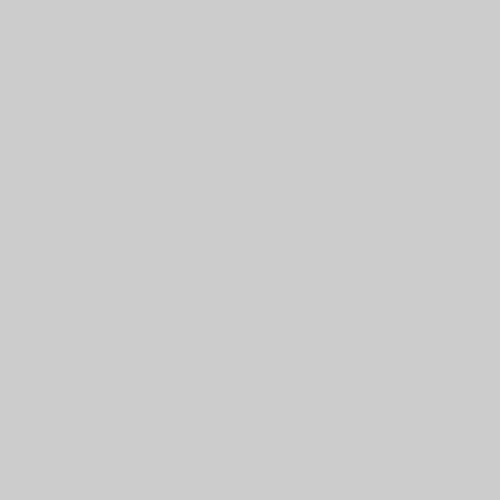
Frame 1 (no input)
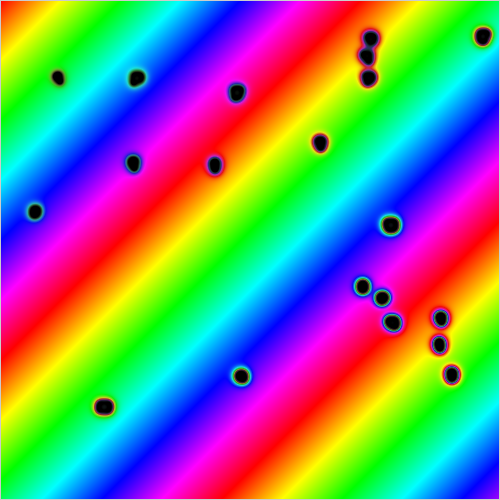
Frame 60 (the mouse pressed at the canvas centre just before this capture)
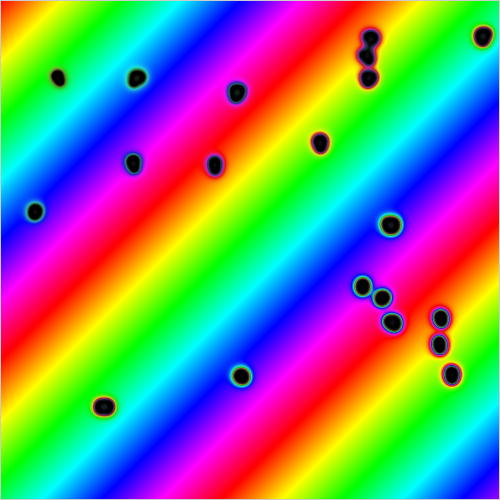
Frame 120 (the mouse held since frame 60 and released just before this capture)

The Processing sketch that drew these frames (run headless with seeded random() and noise(); from frame 60 on, the mouse is pressed at the canvas centre):

// Processing sketch: Reaction_diffusion
// ── Reaction_diffusion.pde
// Author: Daniel Shiffman
// Modified by Daniel Șuteu
// Written entirely based on
// http://www.karlsims.com/rd.html

// Also, could use for reference
// http://hg.postspectacular.com/toxiclibs/src/44d9932dbc9f9c69a170643e2d459f449562b750/src.sim/toxi/sim/grayscott/GrayScott.java?at=default

// Original code: https://github.com/shiffman/Video-Lesson-Materials/blob/master/code_challenges/Reaction-Diffusion/Holo_03_ReactionDiffusion.pde

Cell[][] grid;

void setup() {
  size(500, 500);
  grid = new Cell[width][height];

  for (int i = 0; i < width; i++) {
    for (int j = 0; j < height; j ++) {
      grid[i][j] = new Cell(1, 0);
    }
  }

  for (int n = 0; n < 20; n++) {
    int startx = int(random(20, width-20));
    int starty = int(random(20, height-20));

    for (int i = startx; i < startx+int(random(5, 15)); i++) {
      for (int j = starty; j < starty+int(random(5, 15)); j ++) {
        grid[i][j] = new Cell(1, 1);
      }
    }
  }
}

float dA = 1.0;
float dB = 0.5;
float feed = 0.055;
float k = 0.062;

class Cell {
  float a;
  float b;

  Cell(float x, float y) {
    a = x;
    b = y;
  }
}

color hsv2rgb(float h, float s, float v) {
  float c = v * s;
  float x = c * (1 - abs(((h/60) % 2) - 1));
  float m = v - c;

  float r, g, b;
  if (h < 60) {
    r = c;
    g = x;
    b = 0;
  } else if (h < 120) {
    r = x;
    g = c;
    b = 0;
  } else if (h < 180) {
    r = 0;
    g = c;
    b = x;
  } else if (h < 240) {
    r = 0;
    g = x;
    b = c;
  } else if (h < 300) {
    r = x;
    g = 0;
    b = c;
  } else {
    r = c;
    g = 0;
    b = x;
  }

  int ri = round((r + m) * 255);
  int gi = round((g + m) * 255);
  int bi = round((b + m) * 255);

  return color(ri, gi, bi);
}

int count    = 0;
int interval = 10;

void draw() {
  //println(frameRate);

  boolean update =
    ++count % interval == 0;

  if (update) {
    count = 0;
    loadPixels();
  }

  for (int i = 1; i < width-1; i++) {
    for (int j = 1; j < height-1; j ++) {
      Cell spot = grid[i][j];
      float a = spot.a;
      float b = spot.b;

      float laplaceA = -a
        + grid[i+1][j].a*0.2
        + grid[i-1][j].a*0.2
        + grid[i][j+1].a*0.2
        + grid[i][j-1].a*0.2
        + grid[i-1][j-1].a*0.05
        + grid[i+1][j-1].a*0.05
        + grid[i-1][j+1].a*0.05
        + grid[i+1][j+1].a*0.05;

      float laplaceB = -b
        + grid[i+1][j].b*0.2
        + grid[i-1][j].b*0.2
        + grid[i][j+1].b*0.2
        + grid[i][j-1].b*0.2
        + grid[i-1][j-1].b*0.05
        + grid[i+1][j-1].b*0.05
        + grid[i-1][j+1].b*0.05
        + grid[i+1][j+1].b*0.05;

      spot.a = a + (dA*laplaceA - a*b*b + feed*(1-a))*1;
      spot.b = b + (dB*laplaceB + a*b*b - (k+feed)*b)*1;

      spot.a = constrain(spot.a, 0, 1);
      spot.b = constrain(spot.b, 0, 1);

      if (update) {
        pixels[i + j * width] = hsv2rgb((a*(i+j)) % 360, a, a-b);
      }
    }
  }

  if (update) {
    updatePixels();
  }
}
